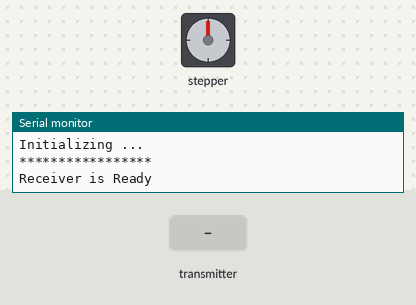
This sketch was run on a simulated Arduino Uno, built with avr-gcc and run on an emulated ATmega328P. Parts: stepper motor, the last lines printed to the serial monitor. The test bench sets the inputs (shaded band). No radio packets arrive unless stated; stepper angles assume 200 steps per turn.

Above: at 1.2 s.
1.3 s: the transmitter starts sending angle = 0
At 1.45 s:
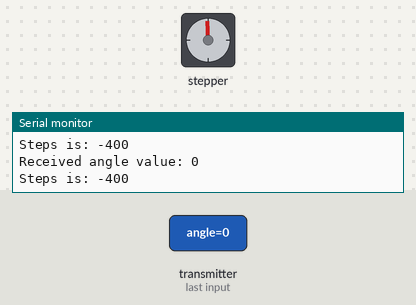
At 2.05 s:
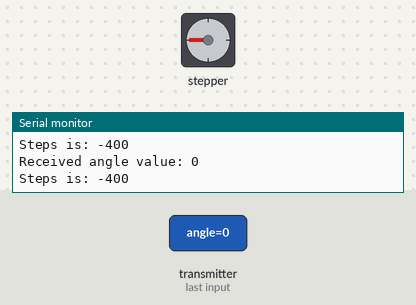
4.3 s: the transmitter starts sending autoMode = 1
At 4.47 s:
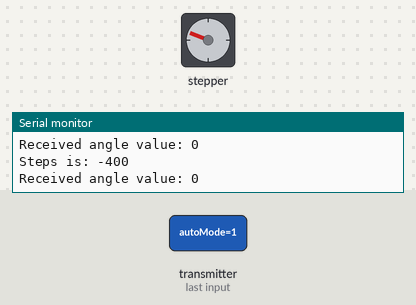
7.3 s: the transmitter starts sending angle = 45
At 7.47 s:
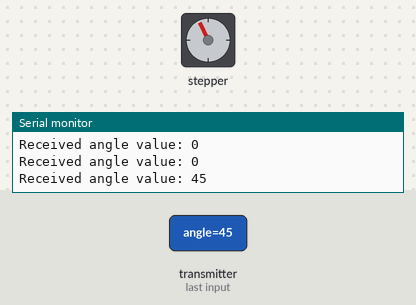
10.3 s: the transmitter starts sending angle = 90
13.3 s: the transmitter starts sending xMove = 0
16.3 s: the transmitter starts sending yMove = 0
Timing chart, 0 to 23.7 s (numbered marks = the images above; inputs shaded):
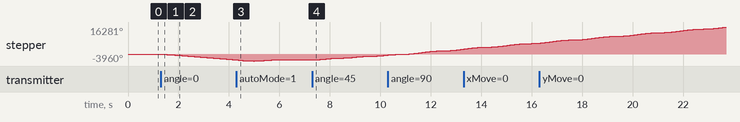

The sketch:

MC_Rx_Angle_GIGAPIXEL.ino
```cpp
/**
  Motorized Commutator Angular-Rotation MCU Code
  Name: MC_Rx_Angle
  Purpose: Receives motor commands wirelessly and drives motor.

  @author Ibrahim Oladepo
  @version 1.0  1-September-2023

  - This script receives data wireless from the transmitter.
  - The received data are motor commands.
  - Motor is driven using acceleration and decelerations to achieve the target position.
*/

#include <Arduino.h>
#include <SPI.h>
#include <nRF24L01.h>
#include <RF24.h>
#include <AccelStepper.h>

#define STEPSIZE  8

#define DIR_PIN     2
#define STEP_PIN    3

#define MANUAL_LED  15
#define AUTO_LED    14

RF24 radio(9, 10); // CE, CSN
const byte address[6] = "00001";

struct Data_Package {
  int angle = 0;
  int xMove = 0;
  int yMove = 0;
  int zMove = 0;
  int autoMode = 0;
};

Data_Package data; // Create a variable with the above structure

// #define STEPS 200
#define motorInterfaceType 1

// Define stepper motor pin connections
const int dirPin = 2;
const int stepPin = 3;

// Define stepper motor connections and motor interface type. Motor interface type must be set to 1 when using a driver
// Stepper stepper(STEPS, dirPin, stepPin); // Pin 2 connected to DIRECTION & Pin 3 connected to STEP Pin of Driver
AccelStepper myStepper(motorInterfaceType, stepPin, dirPin);

int equiValue = 512;
int equiOffset = 300;

float angleMapper = 1;
int fixedAngle = 90 * angleMapper;

// int angle = 0;
int steps = 0;
int stepperSpeed = 2000;           // 200 is default  50
int stepperAcceleration = 2000;    // 50 is default  200


void setup() {

  Serial.begin(115200);
  Serial.println("Initializing ...");

  radio.begin();

  //set the address
  radio.openReadingPipe(0, address);

  // régler puissance d'émission
  // radio.setPALevel( RF24_PA_MIN ); // -18dBm
  // radio.setPALevel( RF24_PA_LOW ); // -12dBm
  radio.setPALevel( RF24_PA_HIGH ); // -6dBm
  // radio.setPALevel( RF24_PA_MAX ); // 0dBm

  // changer the transfer rate as needed
  // radio.setDataRate( RF24_250KBPS ); // pour portée maximum
  // radio.setDataRate( RF24_1MBPS );
  radio.setDataRate( RF24_2MBPS );

  // Change the channel (transmit-receive frequency) as needed
  // channel = 0 to 125 correspond to the range 2,400GHz to 2,500GHz
  // NOTE: if DataRate is set to 2MBPS, the bandwidth
  // is 2 MHz and we must therefore skip every other channel
  // to avoid overlaps
  radio.setChannel( 90 );

  radio.printDetails();

  //Set module as receiver
  radio.startListening();

  // set the maximum speed, acceleration factor,
	// initial speed and the target position
	myStepper.setMaxSpeed(stepperSpeed);
	myStepper.setAcceleration(stepperAcceleration);
	myStepper.setSpeed(stepperSpeed);
	// myStepper.moveTo(200);

  Serial.println( "*****************" );
  Serial.println( "Receiver is Ready" );

}


void loop() {

  if (radio.available()) {   // If the NRF240L01 module received data

    // Read radio buffer
    radio.read(&data, sizeof(Data_Package)); // Read the data and put it into character array

    Serial.print("Received angle value: ");
    Serial.println(data.angle);

    if (data.autoMode == 0){
      // MANUAL MODE
      digitalWrite(MANUAL_LED, HIGH);
      digitalWrite(AUTO_LED, LOW);

      if (data.angle > (equiValue + equiOffset)){

        // Debug print
        // Serial.println("Upward movement");

        // Convert angle to steps
        steps = fixedAngle * ((200*STEPSIZE) / 360.0);
        Serial.print("Steps is: ");
        Serial.println(steps);
        Serial.println("");

        if (myStepper.isRunning()){
          myStepper.stop();
        }

        myStepper.move(steps);
        // myStepper.runToPosition();

      } else if (data.angle < (equiValue - equiOffset)){

        // Debug print
        // Serial.println("Downward movement");

        // Convert angle to steps
        steps = -1 * fixedAngle * ((200*STEPSIZE) / 360.0);
        Serial.print("Steps is: ");
        Serial.println(steps);
        Serial.println("");

        if (myStepper.isRunning()){
          myStepper.stop();
        }

        myStepper.move(steps);
        // myStepper.runToPosition();

      }

    }
    else if (data.autoMode == 1){

      // AUTOMATIC MODE
      digitalWrite(MANUAL_LED, LOW);
      digitalWrite(AUTO_LED, HIGH);

      // steps = data.angle;
      // Convert angle to steps
      steps = data.angle * 3 * ((200*STEPSIZE) / 360.0);
      // Serial.print("Steps is: ");
      // Serial.println(steps);
      // Serial.println("");

      // Check if stepper is running before sending new command
      // Stop the stepper motor if it is running
      // if (myStepper.isRunning()){
      //   myStepper.stop();
      // }

      // Set a new target position
      myStepper.move(steps);
      myStepper.runToPosition();

    }

  }

  if (myStepper.distanceToGo() != 0){
    myStepper.run();
  }

}
```

Measured:
- after the input at 1.3 s, stepper: keeps turning counter-clockwise at about 1091°/s, starting at once
- after the input at 7.3 s, stepper: keeps turning clockwise at about 958°/s, starting at once
